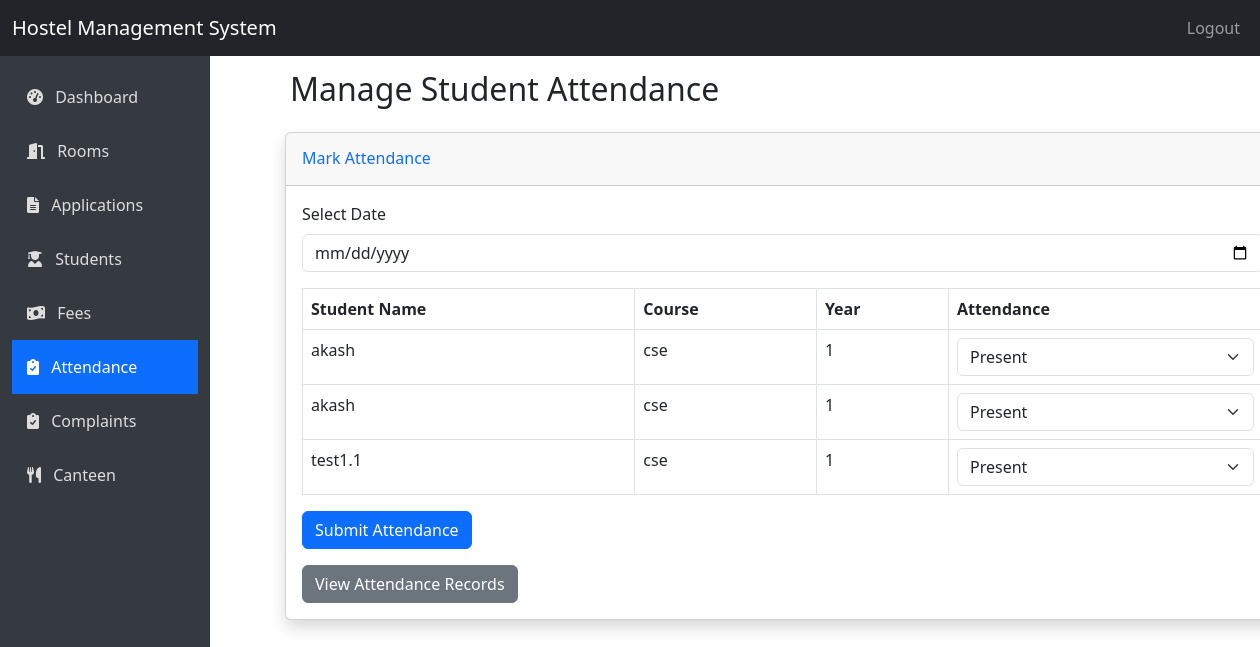
Before: /admin/attendance (signed in) with the older database file.
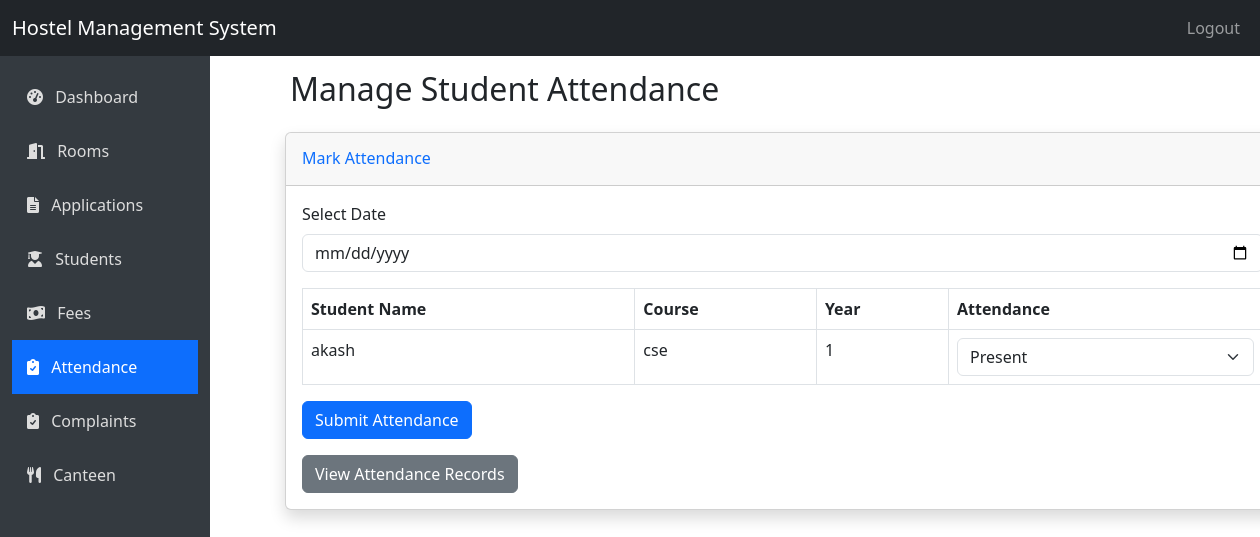
After: the same page with the newer database file.
### hostel1.0/app.py (models this page shows)
class Student(db.Model):
    id = db.Column(db.Integer, primary_key=True)
    user_id = db.Column(db.Integer, db.ForeignKey('user.id'), nullable=False)
    name = db.Column(db.String(100), nullable=False)
    email = db.Column(db.String(100), unique=True, nullable=False)
    phone = db.Column(db.String(15), nullable=False)
    address = db.Column(db.String(200), nullable=False)
    course = db.Column(db.String(50), nullable=False)
    district = db.Column(db.String(75), nullable=False)
    year = db.Column(db.Integer, nullable=False)
    annual_income = db.Column(db.Integer, nullable=False)
    gender = db.Column(db.String(10), nullable=False)  # 'male' or 'female'
    room_id = db.Column(db.Integer, db.ForeignKey('room.id'), nullable=True)

### hostel1.0/app.py (the view)
@app.route('/admin/attendance')
def admin_attendance():
    if 'user_id' not in session or session['role'] != 'admin':
        return redirect(url_for('login'))
    students = Student.query.all()
    return render_template('admin/attendance.html', students=students)

### hostel1.0/templates/admin/attendance.html (shortened to what this page needs)
{% extends "layout.html" %}
{% block content %}
<h2 class="mb-4">Manage Student Attendance</h2>
<div class="card shadow mb-4">
    <div class="card-header py-3">
        <h6 class="m-0 font-weight-bold text-primary">Mark Attendance</h6>
    </div>
    <div class="card-body">
        <form method="POST" action="{{ url_for('mark_attendance') }}">
            <div class="mb-3">
                <label for="date" class="form-label">Select Date</label>
                <input type="date" class="form-control" id="date" name="date" required>
            </div>
            <div class="table-responsive">
                <table class="table table-bordered">
                    <thead>
                        <tr>
                            <th>Student Name</th>
                            <th>Course</th>
                            <th>Year</th>
                            <th>Attendance</th>
                        </tr>
                    </thead>
                    <tbody>
                        {% for student in students %}
                        <tr>
                            <td>{{ student.name }}</td>
                            <td>{{ student.course }}</td>
                            <td>{{ student.year }}</td>
                            <td>
                                <select name="student_{{ student.id }}" class="form-select">
                                    <option value="present">Present</option>
                                </select>
                            </td>
                        </tr>
                        {% endfor %}
                    </tbody>
                </table>
            </div>
            <button type="submit" class="btn btn-primary">Submit Attendance</button>
        </form>
        <a href="{{ url_for('admin_attendances') }}" class="btn btn-secondary mt-3">View Attendance Records</a>
    </div>
</div>
{% endblock %}

Changed rows visible on the page:
removed Student: name "akash", course "cse", year "1", id "Present"
removed Student: name "test1.1", course "cse", year "1", id "Present"
